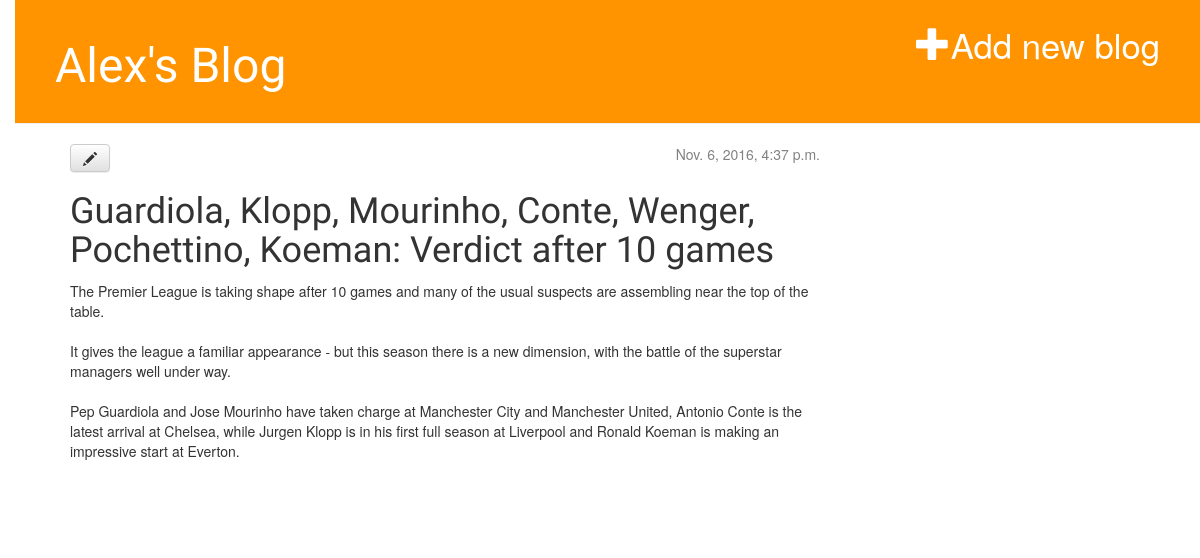
The app's page /post/1/ with its own data.
### blog/models.py (models this page shows, shortened)
class Post(models.Model):
    author = models.ForeignKey('auth.User')
    title = models.CharField(max_length=200)
    text = models.TextField()
    created_date = models.DateTimeField(default=timezone.now)
    published_date = models.DateTimeField(blank=True, null=True)

### blog/views.py (the view)
# urls.py: url(r'^post/(?P<pk>[0-9]+)/$', views.post_detail, name='post_detail'),
def post_detail(request, pk):
    post = get_object_or_404(Post, pk=pk)
    return render(request, 'blog/post_detail.html', {'post': post})

### blog/templates/blog/post_detail.html
{% extends 'blog/base.html' %}
{% block content %}
    <div class="post">
        {% if post.published_date %}
            <div class="date">
                {{ post.published_date }}
            </div>
        {% endif %}
        <a class="btn btn-default" href="{% url 'post_edit' pk=post.pk %}"><span class="glyphicon glyphicon-pencil"></span></a>
        <h1>{{ post.title }}</h1>
        <p>{{ post.text|linebreaksbr }}</p>
    </div>
{% endblock %}

### blog/templates/blog/base.html (shortened to what this page needs)
{% load staticfiles %}
<html>
    <head>
        <link rel="stylesheet" href="//maxcdn.bootstrapcdn.com/bootstrap/3.2.0/css/bootstrap.min.css">
        <link rel="stylesheet" href="//maxcdn.bootstrapcdn.com/bootstrap/3.2.0/css/bootstrap-theme.min.css">
        <link rel="stylesheet" href="{% static 'css/blog.css' %}">
    </head>
    <body>
        <div class="page-header">
            <a href="{% url 'post_new' %}" class="top-menu"><span class="glyphicon glyphicon-plus"></span>Add new blog</a>
            <h1><a href="/">Alex's Blog</a></h1>
        </div>
        <div class="content container">
            <div class="row">
                <div class="col-md-8">
                    {% block content %}
                    {% endblock %}
                </div>
            </div>
        </div>
    </body>
</html>

### blog/static/css/blog.css (style rules this page uses)
h1 a { color: #FCA205; font-family: 'Lobster'; }
body { padding-left: 15px; }
.page-header { background-color: #ff9400; margin-top: 0; padding: 20px 20px 20px 40px; }
.page-header h1, .page-header h1 a, .page-header h1 a:visited, .page-header h1 a:active { color: #ffffff; font-size: 36pt; text-decoration: none; }
.content { margin-left: 40px; }
h1, h2, h3, h4 { font-family: 'Lobster', cursive; }
.date { float: right; color: #828282; }
.top-menu, .top-menu:hover, .top-menu:visited { color: #ffffff; float: right; font-size: 26pt; margin-right: 20px; }
.post { margin-bottom: 70px; }

### records on screen
Post: published_date "Nov. 6, 2016, 4:37 p.m.", title "Guardiola, Klopp, Mourinho, Conte, Wenger, Pochettino, Koeman: Verdict after 10 games", text "The Premier League is taking shape after 10 games and many of the usual suspects are assembling near the top of the table. It gives the league a familiar appearance - but this season there is a new dimension, with the battle of the superstar managers well under way. Pep Guardiola and Jose Mourinho have taken charge at Manchester City and Manchester United, Antonio Conte is the latest arrival at Chelsea, while Jurgen Klopp is in his first full season at Liverpool and Ronald Koeman is making an impressive start at Everton."
